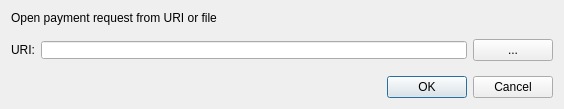
<?xml version="1.0" encoding="UTF-8"?>
<ui version="4.0">
 <class>OpenURIDialog</class>
 <widget class="QDialog" name="OpenURIDialog">
  <property name="geometry">
   <rect>
    <x>0</x>
    <y>0</y>
    <width>564</width>
    <height>109</height>
   </rect>
  </property>
  <property name="windowTitle">
   <string>Open URI</string>
  </property>
  <layout class="QVBoxLayout" name="verticalLayout">
   <item>
    <widget class="QLabel" name="label_2">
     <property name="text">
      <string>Open payment request from URI or file</string>
     </property>
    </widget>
   </item>
   <item>
    <layout class="QHBoxLayout" name="horizontalLayout">
     <item>
      <widget class="QLabel" name="label">
       <property name="text">
        <string>URI:</string>
       </property>
      </widget>
     </item>
     <item>
      <widget class="QValidatedLineEdit" name="uriEdit">
       <property name="styleSheet">
        <string notr="true">margin-top:10px; margin-bottom:10px;
</string>
       </property>
      </widget>
     </item>
     <item>
      <widget class="QPushButton" name="selectFileButton">
       <property name="toolTip">
        <string>Select payment request file</string>
       </property>
       <property name="text">
        <string notr="true">...</string>
       </property>
       <property name="autoDefault">
        <bool>false</bool>
       </property>
      </widget>
     </item>
    </layout>
   </item>
   <item>
    <spacer name="verticalSpacer">
     <property name="orientation">
      <enum>Qt::Vertical</enum>
     </property>
     <property name="sizeHint" stdset="0">
      <size>
       <width>20</width>
       <height>40</height>
      </size>
     </property>
    </spacer>
   </item>
   <item>
    <widget class="QDialogButtonBox" name="buttonBox">
     <property name="orientation">
      <enum>Qt::Horizontal</enum>
     </property>
     <property name="standardButtons">
      <set>QDialogButtonBox::Cancel|QDialogButtonBox::Ok</set>
     </property>
    </widget>
   </item>
  </layout>
 </widget>
 <customwidgets>
  <customwidget>
   <class>QValidatedLineEdit</class>
   <extends>QLineEdit</extends>
   <header location="global">qvalidatedlineedit.h</header>
  </customwidget>
 </customwidgets>
 <resources/>
 <connections>
  <connection>
   <sender>buttonBox</sender>
   <signal>accepted()</signal>
   <receiver>OpenURIDialog</receiver>
   <slot>accept()</slot>
   <hints>
    <hint type="sourcelabel">
     <x>248</x>
     <y>254</y>
    </hint>
    <hint type="destinationlabel">
     <x>157</x>
     <y>274</y>
    </hint>
   </hints>
  </connection>
  <connection>
   <sender>buttonBox</sender>
   <signal>rejected()</signal>
   <receiver>OpenURIDialog</receiver>
   <slot>reject()</slot>
   <hints>
    <hint type="sourcelabel">
     <x>316</x>
     <y>260</y>
    </hint>
    <hint type="destinationlabel">
     <x>286</x>
     <y>274</y>
    </hint>
   </hints>
  </connection>
 </connections>
</ui>
